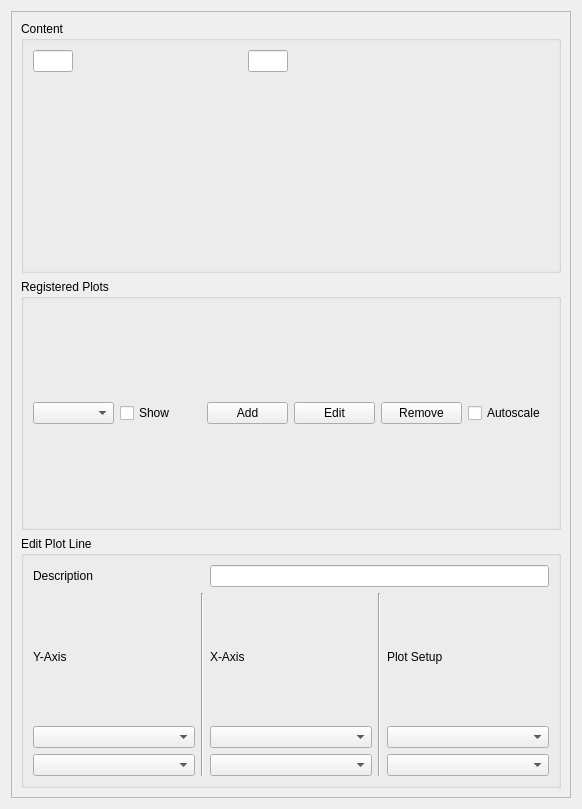
<?xml version="1.0" encoding="UTF-8"?>
<ui version="4.0">
 <class>Form</class>
 <widget class="QWidget" name="Form">
  <property name="geometry">
   <rect>
    <x>0</x>
    <y>0</y>
    <width>582</width>
    <height>809</height>
   </rect>
  </property>
  <property name="windowTitle">
   <string>Form</string>
  </property>
  <layout class="QVBoxLayout" name="verticalLayout" stretch="20">
   <item>
    <widget class="QFrame" name="frame_plot">
     <property name="frameShape">
      <enum>QFrame::StyledPanel</enum>
     </property>
     <property name="frameShadow">
      <enum>QFrame::Raised</enum>
     </property>
     <layout class="QVBoxLayout" name="verticalLayout_2">
      <item>
       <widget class="QGroupBox" name="groupBox">
        <property name="title">
         <string>Content</string>
        </property>
        <layout class="QGridLayout" name="gridLayout">
         <item row="0" column="1">
          <widget class="QLineEdit" name="lineEdit_radius_max">
           <property name="maximumSize">
            <size>
             <width>40</width>
             <height>16777215</height>
            </size>
           </property>
          </widget>
         </item>
         <item row="0" column="2">
          <spacer name="horizontalSpacer">
           <property name="orientation">
            <enum>Qt::Horizontal</enum>
           </property>
           <property name="sizeHint" stdset="0">
            <size>
             <width>40</width>
             <height>20</height>
            </size>
           </property>
          </spacer>
         </item>
         <item row="0" column="3">
          <widget class="QLineEdit" name="lineEdit_radius_min">
           <property name="maximumSize">
            <size>
             <width>40</width>
             <height>16777215</height>
            </size>
           </property>
          </widget>
         </item>
         <item row="0" column="5">
          <spacer name="horizontalSpacer_2">
           <property name="orientation">
            <enum>Qt::Horizontal</enum>
           </property>
           <property name="sizeHint" stdset="0">
            <size>
             <width>40</width>
             <height>20</height>
            </size>
           </property>
          </spacer>
         </item>
         <item row="1" column="1" colspan="6">
          <widget class="QwtPolarPlot" name="qwtPolarPlot"/>
         </item>
         <item row="0" column="6">
          <widget class="QLabel" name="label_2">
           <property name="minimumSize">
            <size>
             <width>40</width>
             <height>0</height>
            </size>
           </property>
           <property name="maximumSize">
            <size>
             <width>40</width>
             <height>16777215</height>
            </size>
           </property>
           <property name="text">
            <string/>
           </property>
          </widget>
         </item>
         <item row="0" column="4">
          <widget class="QLabel" name="label_3">
           <property name="minimumSize">
            <size>
             <width>40</width>
             <height>0</height>
            </size>
           </property>
           <property name="maximumSize">
            <size>
             <width>40</width>
             <height>16777215</height>
            </size>
           </property>
           <property name="text">
            <string/>
           </property>
          </widget>
         </item>
        </layout>
       </widget>
      </item>
      <item>
       <widget class="QGroupBox" name="groupBox_3">
        <property name="title">
         <string>Registered Plots</string>
        </property>
        <layout class="QGridLayout" name="gridLayout_3">
         <item row="0" column="4">
          <widget class="QPushButton" name="pushButton_remove_plot">
           <property name="text">
            <string>Remove</string>
           </property>
          </widget>
         </item>
         <item row="0" column="2">
          <widget class="QPushButton" name="pushButton_add_plot">
           <property name="text">
            <string>Add</string>
           </property>
          </widget>
         </item>
         <item row="0" column="0">
          <widget class="QComboBox" name="comboBox_reg_plots"/>
         </item>
         <item row="0" column="3">
          <widget class="QPushButton" name="pushButton_edit_plot">
           <property name="text">
            <string>Edit</string>
           </property>
          </widget>
         </item>
         <item row="0" column="1">
          <widget class="QCheckBox" name="checkBox_show">
           <property name="text">
            <string>Show</string>
           </property>
          </widget>
         </item>
         <item row="0" column="5">
          <widget class="QCheckBox" name="checkBox_autoscale">
           <property name="text">
            <string>Autoscale</string>
           </property>
          </widget>
         </item>
        </layout>
       </widget>
      </item>
      <item>
       <widget class="QGroupBox" name="groupBox_2">
        <property name="title">
         <string>Edit Plot Line</string>
        </property>
        <layout class="QGridLayout" name="gridLayout_2" columnstretch="0,0,0,0,0">
         <item row="1" column="0">
          <widget class="QLabel" name="label_4">
           <property name="text">
            <string>Y-Axis</string>
           </property>
          </widget>
         </item>
         <item row="2" column="2">
          <widget class="QComboBox" name="comboBox_x_components"/>
         </item>
         <item row="2" column="0">
          <widget class="QComboBox" name="comboBox_y_components"/>
         </item>
         <item row="2" column="4">
          <widget class="QComboBox" name="comboBox_color"/>
         </item>
         <item row="1" column="2">
          <widget class="QLabel" name="label_5">
           <property name="text">
            <string>X-Axis</string>
           </property>
          </widget>
         </item>
         <item row="1" column="4">
          <widget class="QLabel" name="label_6">
           <property name="text">
            <string>Plot Setup</string>
           </property>
          </widget>
         </item>
         <item row="3" column="0">
          <widget class="QComboBox" name="comboBox_y_properties"/>
         </item>
         <item row="3" column="2">
          <widget class="QComboBox" name="comboBox_x_properties"/>
         </item>
         <item row="1" column="1" rowspan="3">
          <widget class="Line" name="line">
           <property name="orientation">
            <enum>Qt::Vertical</enum>
           </property>
          </widget>
         </item>
         <item row="3" column="4">
          <widget class="QComboBox" name="comboBox_style"/>
         </item>
         <item row="1" column="3" rowspan="3">
          <widget class="Line" name="line_2">
           <property name="orientation">
            <enum>Qt::Vertical</enum>
           </property>
          </widget>
         </item>
         <item row="0" column="2" colspan="3">
          <widget class="QLineEdit" name="lineEdit"/>
         </item>
         <item row="0" column="0">
          <widget class="QLabel" name="label">
           <property name="text">
            <string>Description</string>
           </property>
          </widget>
         </item>
        </layout>
       </widget>
      </item>
     </layout>
    </widget>
   </item>
  </layout>
 </widget>
 <customwidgets>
  <customwidget>
   <class>QwtPolarPlot</class>
   <extends>QFrame</extends>
   <header>qwt_polar_plot.h</header>
  </customwidget>
 </customwidgets>
 <resources/>
 <connections>
  <connection>
   <sender>comboBox_reg_plots</sender>
   <signal>activated(int)</signal>
   <receiver>Form</receiver>
   <slot>newSelection_reg_plots(int)</slot>
   <hints>
    <hint type="sourcelabel">
     <x>61</x>
     <y>635</y>
    </hint>
    <hint type="destinationlabel">
     <x>-1</x>
     <y>605</y>
    </hint>
   </hints>
  </connection>
  <connection>
   <sender>checkBox_show</sender>
   <signal>clicked(bool)</signal>
   <receiver>Form</receiver>
   <slot>checkedBox_show_plot(bool)</slot>
   <hints>
    <hint type="sourcelabel">
     <x>126</x>
     <y>633</y>
    </hint>
    <hint type="destinationlabel">
     <x>-4</x>
     <y>558</y>
    </hint>
   </hints>
  </connection>
  <connection>
   <sender>pushButton_add_plot</sender>
   <signal>clicked(bool)</signal>
   <receiver>Form</receiver>
   <slot>buttonPushed_add_plot()</slot>
   <hints>
    <hint type="sourcelabel">
     <x>232</x>
     <y>638</y>
    </hint>
    <hint type="destinationlabel">
     <x>585</x>
     <y>600</y>
    </hint>
   </hints>
  </connection>
  <connection>
   <sender>pushButton_edit_plot</sender>
   <signal>clicked(bool)</signal>
   <receiver>Form</receiver>
   <slot>buttonPushed_edit_plot()</slot>
   <hints>
    <hint type="sourcelabel">
     <x>353</x>
     <y>640</y>
    </hint>
    <hint type="destinationlabel">
     <x>586</x>
     <y>542</y>
    </hint>
   </hints>
  </connection>
  <connection>
   <sender>pushButton_remove_plot</sender>
   <signal>clicked(bool)</signal>
   <receiver>Form</receiver>
   <slot>buttonPushed_remove_plot()</slot>
   <hints>
    <hint type="sourcelabel">
     <x>433</x>
     <y>636</y>
    </hint>
    <hint type="destinationlabel">
     <x>585</x>
     <y>576</y>
    </hint>
   </hints>
  </connection>
  <connection>
   <sender>checkBox_autoscale</sender>
   <signal>clicked(bool)</signal>
   <receiver>Form</receiver>
   <slot>checkedBox_autoscale_plot(bool)</slot>
   <hints>
    <hint type="sourcelabel">
     <x>478</x>
     <y>638</y>
    </hint>
    <hint type="destinationlabel">
     <x>585</x>
     <y>639</y>
    </hint>
   </hints>
  </connection>
  <connection>
   <sender>lineEdit</sender>
   <signal>returnPressed()</signal>
   <receiver>Form</receiver>
   <slot>newText_description_plot()</slot>
   <hints>
    <hint type="sourcelabel">
     <x>319</x>
     <y>700</y>
    </hint>
    <hint type="destinationlabel">
     <x>584</x>
     <y>688</y>
    </hint>
   </hints>
  </connection>
  <connection>
   <sender>comboBox_y_components</sender>
   <signal>activated(int)</signal>
   <receiver>Form</receiver>
   <slot>newSelection_radius_component(int)</slot>
   <hints>
    <hint type="sourcelabel">
     <x>74</x>
     <y>739</y>
    </hint>
    <hint type="destinationlabel">
     <x>-4</x>
     <y>723</y>
    </hint>
   </hints>
  </connection>
  <connection>
   <sender>comboBox_y_properties</sender>
   <signal>activated(int)</signal>
   <receiver>Form</receiver>
   <slot>newSelection_radius_property(int)</slot>
   <hints>
    <hint type="sourcelabel">
     <x>115</x>
     <y>765</y>
    </hint>
    <hint type="destinationlabel">
     <x>-3</x>
     <y>765</y>
    </hint>
   </hints>
  </connection>
  <connection>
   <sender>comboBox_x_components</sender>
   <signal>activated(int)</signal>
   <receiver>Form</receiver>
   <slot>newSelection_angle_component(int)</slot>
   <hints>
    <hint type="sourcelabel">
     <x>237</x>
     <y>737</y>
    </hint>
    <hint type="destinationlabel">
     <x>586</x>
     <y>727</y>
    </hint>
   </hints>
  </connection>
  <connection>
   <sender>comboBox_x_properties</sender>
   <signal>activated(int)</signal>
   <receiver>Form</receiver>
   <slot>newSelection_angle_property(int)</slot>
   <hints>
    <hint type="sourcelabel">
     <x>274</x>
     <y>766</y>
    </hint>
    <hint type="destinationlabel">
     <x>587</x>
     <y>764</y>
    </hint>
   </hints>
  </connection>
  <connection>
   <sender>comboBox_color</sender>
   <signal>activated(int)</signal>
   <receiver>Form</receiver>
   <slot>newSelection_plot_color(int)</slot>
   <hints>
    <hint type="sourcelabel">
     <x>433</x>
     <y>744</y>
    </hint>
    <hint type="destinationlabel">
     <x>586</x>
     <y>719</y>
    </hint>
   </hints>
  </connection>
  <connection>
   <sender>comboBox_style</sender>
   <signal>activated(int)</signal>
   <receiver>Form</receiver>
   <slot>newSelection_plot_linestyle(int)</slot>
   <hints>
    <hint type="sourcelabel">
     <x>481</x>
     <y>770</y>
    </hint>
    <hint type="destinationlabel">
     <x>586</x>
     <y>791</y>
    </hint>
   </hints>
  </connection>
  <connection>
   <sender>lineEdit_radius_max</sender>
   <signal>returnPressed()</signal>
   <receiver>Form</receiver>
   <slot>newText_radius_max()</slot>
   <hints>
    <hint type="sourcelabel">
     <x>48</x>
     <y>55</y>
    </hint>
    <hint type="destinationlabel">
     <x>24</x>
     <y>-2</y>
    </hint>
   </hints>
  </connection>
 </connections>
 <slots>
  <slot>newSelection_reg_plots(int)</slot>
  <slot>buttonPushed_add_plot()</slot>
  <slot>buttonPushed_edit_plot()</slot>
  <slot>buttonPushed_remove_plot()</slot>
  <slot>checkedBox_show_plot(bool)</slot>
  <slot>checkedBox_autoscale_plot(bool)</slot>
  <slot>newText_description_plot()</slot>
  <slot>newSelection_radius_component(int)</slot>
  <slot>newSelection_radius_property(int)</slot>
  <slot>newSelection_angle_component(int)</slot>
  <slot>newSelection_angle_property(int)</slot>
  <slot>newSelection_plot_color(int)</slot>
  <slot>newSelection_plot_linestyle(int)</slot>
  <slot>newText_radius_max()</slot>
 </slots>
</ui>
